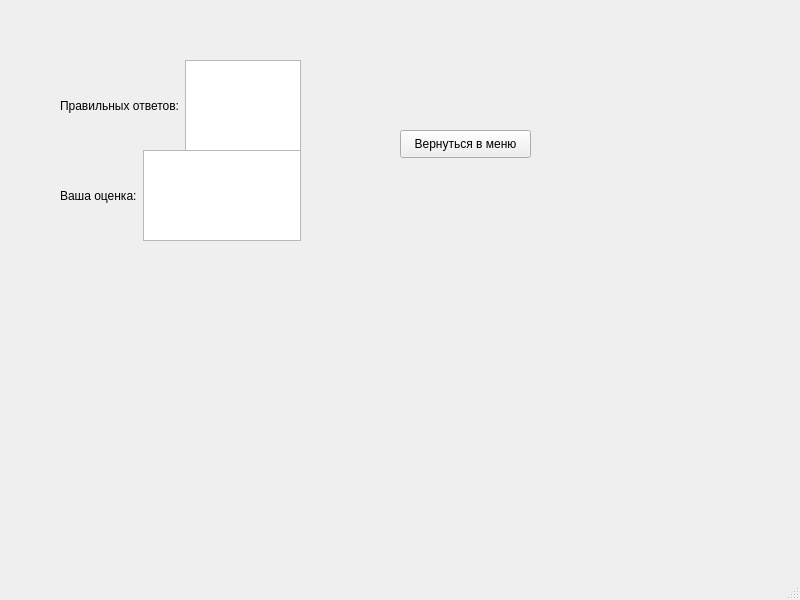
<?xml version="1.0" encoding="UTF-8"?>
<ui version="4.0">
 <class>MainWindow</class>
 <widget class="QMainWindow" name="MainWindow">
  <property name="geometry">
   <rect>
    <x>0</x>
    <y>0</y>
    <width>800</width>
    <height>600</height>
   </rect>
  </property>
  <property name="windowTitle">
   <string>MainWindow</string>
  </property>
  <widget class="QWidget" name="centralwidget">
   <widget class="QWidget" name="horizontalLayoutWidget">
    <property name="geometry">
     <rect>
      <x>60</x>
      <y>60</y>
      <width>241</width>
      <height>91</height>
     </rect>
    </property>
    <layout class="QHBoxLayout" name="horizontalLayout">
     <item>
      <widget class="QLabel" name="label">
       <property name="text">
        <string>Правильных ответов:</string>
       </property>
      </widget>
     </item>
     <item>
      <widget class="QListWidget" name="cntList"/>
     </item>
    </layout>
   </widget>
   <widget class="QWidget" name="horizontalLayoutWidget_2">
    <property name="geometry">
     <rect>
      <x>60</x>
      <y>150</y>
      <width>241</width>
      <height>91</height>
     </rect>
    </property>
    <layout class="QHBoxLayout" name="horizontalLayout_2">
     <item>
      <widget class="QLabel" name="label_2">
       <property name="text">
        <string>Ваша оценка:</string>
       </property>
      </widget>
     </item>
     <item>
      <widget class="QListWidget" name="gradeList"/>
     </item>
    </layout>
   </widget>
   <widget class="QPushButton" name="backButton">
    <property name="geometry">
     <rect>
      <x>400</x>
      <y>130</y>
      <width>131</width>
      <height>28</height>
     </rect>
    </property>
    <property name="text">
     <string>Вернуться в меню</string>
    </property>
   </widget>
  </widget>
  <widget class="QMenuBar" name="menubar">
   <property name="geometry">
    <rect>
     <x>0</x>
     <y>0</y>
     <width>800</width>
     <height>26</height>
    </rect>
   </property>
  </widget>
  <widget class="QStatusBar" name="statusbar"/>
 </widget>
 <resources/>
 <connections/>
</ui>
